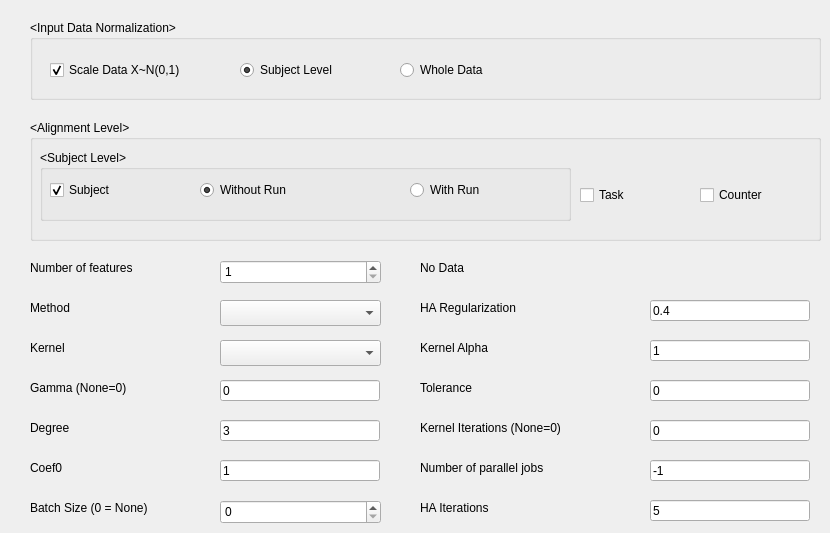
   <widget class="QWidget" name="tab_2">
    <attribute name="title">
     <string>Parameters</string>
    </attribute>
    <widget class="QGroupBox" name="groupBox">
     <property name="geometry">
      <rect>
       <x>30</x>
       <y>20</y>
       <width>791</width>
       <height>80</height>
      </rect>
     </property>
     <property name="title">
      <string>&lt;Input Data Normalization&gt;</string>
     </property>
     <widget class="QCheckBox" name="cbScale">
      <property name="geometry">
       <rect>
        <x>20</x>
        <y>40</y>
        <width>191</width>
        <height>20</height>
       </rect>
      </property>
      <property name="text">
       <string>Scale Data X~N(0,1)</string>
      </property>
      <property name="checked">
       <bool>true</bool>
      </property>
     </widget>
     <widget class="QRadioButton" name="rbScale">
      <property name="geometry">
       <rect>
        <x>210</x>
        <y>40</y>
        <width>161</width>
        <height>20</height>
       </rect>
      </property>
      <property name="text">
       <string>Subject Level</string>
      </property>
      <property name="checked">
       <bool>true</bool>
      </property>
     </widget>
     <widget class="QRadioButton" name="radioButton">
      <property name="geometry">
       <rect>
        <x>370</x>
        <y>40</y>
        <width>131</width>
        <height>20</height>
       </rect>
      </property>
      <property name="text">
       <string>Whole Data</string>
      </property>
     </widget>
    </widget>
    <widget class="QGroupBox" name="groupBox_2">
     <property name="geometry">
      <rect>
       <x>30</x>
       <y>120</y>
       <width>791</width>
       <height>121</height>
      </rect>
     </property>
     <property name="title">
      <string>&lt;Alignment Level&gt;</string>
     </property>
     <widget class="QCheckBox" name="cbFTask">
      <property name="geometry">
       <rect>
        <x>550</x>
        <y>65</y>
        <width>111</width>
        <height>20</height>
       </rect>
      </property>
      <property name="text">
       <string>Task</string>
      </property>
     </widget>
     <widget class="QCheckBox" name="cbFCounter">
      <property name="geometry">
       <rect>
        <x>670</x>
        <y>65</y>
        <width>111</width>
        <height>20</height>
       </rect>
      </property>
      <property name="text">
       <string>Counter</string>
      </property>
     </widget>
     <widget class="QGroupBox" name="groupBox_3">
      <property name="geometry">
       <rect>
        <x>10</x>
        <y>30</y>
        <width>531</width>
        <height>71</height>
       </rect>
      </property>
      <property name="title">
       <string>&lt;Subject Level&gt;</string>
      </property>
      <widget class="QCheckBox" name="cbFSubject">
       <property name="geometry">
        <rect>
         <x>10</x>
         <y>30</y>
         <width>130</width>
         <height>20</height>
        </rect>
       </property>
       <property name="text">
        <string>Subject</string>
       </property>
       <property name="checked">
        <bool>true</bool>
       </property>
      </widget>
      <widget class="QRadioButton" name="radioButton_2">
       <property name="geometry">
        <rect>
         <x>160</x>
         <y>30</y>
         <width>201</width>
         <height>20</height>
        </rect>
       </property>
       <property name="text">
        <string>Without Run</string>
       </property>
       <property name="checked">
        <bool>true</bool>
       </property>
      </widget>
      <widget class="QRadioButton" name="rbFRun">
       <property name="geometry">
        <rect>
         <x>370</x>
         <y>30</y>
         <width>141</width>
         <height>20</height>
        </rect>
       </property>
       <property name="text">
        <string>With Run</string>
       </property>
      </widget>
     </widget>
    </widget>
    <widget class="QLabel" name="label_11">
     <property name="geometry">
      <rect>
       <x>420</x>
       <y>300</y>
       <width>221</width>
       <height>16</height>
      </rect>
     </property>
     <property name="text">
      <string>HA Regularization</string>
     </property>
    </widget>
    <widget class="QLineEdit" name="txtRegularization">
     <property name="geometry">
      <rect>
       <x>650</x>
       <y>300</y>
       <width>160</width>
       <height>21</height>
      </rect>
     </property>
     <property name="text">
      <string>0.4</string>
     </property>
    </widget>
    <widget class="QLabel" name="lblFeaNum">
     <property name="geometry">
      <rect>
       <x>420</x>
       <y>260</y>
       <width>191</width>
       <height>16</height>
      </rect>
     </property>
     <property name="text">
      <string>No Data</string>
     </property>
    </widget>
    <widget class="QLabel" name="label_4">
     <property name="geometry">
      <rect>
       <x>30</x>
       <y>260</y>
       <width>221</width>
       <height>16</height>
      </rect>
     </property>
     <property name="text">
      <string>Number of features</string>
     </property>
    </widget>
    <widget class="QSpinBox" name="txtNumFea">
     <property name="geometry">
      <rect>
       <x>220</x>
       <y>260</y>
       <width>161</width>
       <height>24</height>
      </rect>
     </property>
     <property name="minimum">
      <number>1</number>
     </property>
    </widget>
    <widget class="QComboBox" name="cbMethod">
     <property name="geometry">
      <rect>
       <x>220</x>
       <y>300</y>
       <width>161</width>
       <height>26</height>
      </rect>
     </property>
    </widget>
    <widget class="QLabel" name="label_21">
     <property name="geometry">
      <rect>
       <x>30</x>
       <y>300</y>
       <width>231</width>
       <height>16</height>
      </rect>
     </property>
     <property name="text">
      <string>Method</string>
     </property>
    </widget>
    <widget class="QComboBox" name="cbKernel">
     <property name="geometry">
      <rect>
       <x>220</x>
       <y>340</y>
       <width>161</width>
       <height>26</height>
      </rect>
     </property>
    </widget>
    <widget class="QLineEdit" name="txtCoef0">
     <property name="geometry">
      <rect>
       <x>220</x>
       <y>460</y>
       <width>160</width>
       <height>21</height>
      </rect>
     </property>
     <property name="text">
      <string>1</string>
     </property>
    </widget>
    <widget class="QLineEdit" name="txtDegree">
     <property name="geometry">
      <rect>
       <x>220</x>
       <y>420</y>
       <width>160</width>
       <height>21</height>
      </rect>
     </property>
     <property name="text">
      <string>3</string>
     </property>
    </widget>
    <widget class="QLabel" name="label_14">
     <property name="geometry">
      <rect>
       <x>30</x>
       <y>380</y>
       <width>221</width>
       <height>16</height>
      </rect>
     </property>
     <property name="text">
      <string>Gamma (None=0)</string>
     </property>
    </widget>
    <widget class="QLabel" name="label_18">
     <property name="geometry">
      <rect>
       <x>30</x>
       <y>340</y>
       <width>231</width>
       <height>16</height>
      </rect>
     </property>
     <property name="text">
      <string>Kernel</string>
     </property>
    </widget>
    <widget class="QLineEdit" name="txtGamma">
     <property name="geometry">
      <rect>
       <x>220</x>
       <y>380</y>
       <width>160</width>
       <height>21</height>
      </rect>
     </property>
     <property name="text">
      <string>0</string>
     </property>
    </widget>
    <widget class="QLabel" name="label_20">
     <property name="geometry">
      <rect>
       <x>30</x>
       <y>460</y>
       <width>231</width>
       <height>16</height>
      </rect>
     </property>
     <property name="text">
      <string>Coef0</string>
     </property>
    </widget>
    <widget class="QLabel" name="label_15">
     <property name="geometry">
      <rect>
       <x>30</x>
       <y>420</y>
       <width>231</width>
       <height>16</height>
      </rect>
     </property>
     <property name="text">
      <string>Degree</string>
     </property>
    </widget>
    <widget class="QLabel" name="label_13">
     <property name="geometry">
      <rect>
       <x>420</x>
       <y>460</y>
       <width>231</width>
       <height>16</height>
      </rect>
     </property>
     <property name="text">
      <string>Number of parallel jobs</string>
     </property>
    </widget>
    <widget class="QLabel" name="label_19">
     <property name="geometry">
      <rect>
       <x>420</x>
       <y>380</y>
       <width>221</width>
       <height>16</height>
      </rect>
     </property>
     <property name="text">
      <string>Tolerance</string>
     </property>
    </widget>
    <widget class="QLabel" name="label_16">
     <property name="geometry">
      <rect>
       <x>420</x>
       <y>340</y>
       <width>231</width>
       <height>16</height>
      </rect>
     </property>
     <property name="text">
      <string>Kernel Alpha</string>
     </property>
    </widget>
    <widget class="QLineEdit" name="txtTole">
     <property name="geometry">
      <rect>
       <x>650</x>
       <y>380</y>
       <width>160</width>
       <height>21</height>
      </rect>
     </property>
     <property name="text">
      <string>0</string>
     </property>
    </widget>
    <widget class="QLineEdit" name="txtMaxIter">
     <property name="geometry">
      <rect>
       <x>650</x>
       <y>420</y>
       <width>160</width>
       <height>21</height>
      </rect>
     </property>
     <property name="text">
      <string>0</string>
     </property>
    </widget>
    <widget class="QLabel" name="label_22">
     <property name="geometry">
      <rect>
       <x>420</x>
       <y>420</y>
       <width>231</width>
       <height>16</height>
      </rect>
     </property>
     <property name="text">
      <string>Kernel Iterations (None=0)</string>
     </property>
    </widget>
    <widget class="QLineEdit" name="txtJobs">
     <property name="geometry">
      <rect>
       <x>650</x>
       <y>460</y>
       <width>160</width>
       <height>21</height>
      </rect>
     </property>
     <property name="text">
      <string>-1</string>
     </property>
    </widget>
    <widget class="QSpinBox" name="txtBatch">
     <property name="geometry">
      <rect>
       <x>220</x>
       <y>500</y>
       <width>161</width>
       <height>24</height>
      </rect>
     </property>
     <property name="minimum">
      <number>0</number>
     </property>
     <property name="maximum">
      <number>999999999</number>
     </property>
     <property name="value">
      <number>0</number>
     </property>
    </widget>
    <widget class="QLineEdit" name="txtAlpha">
     <property name="geometry">
      <rect>
       <x>650</x>
       <y>340</y>
       <width>160</width>
       <height>21</height>
      </rect>
     </property>
     <property name="text">
      <string>1</string>
     </property>
    </widget>
    <widget class="QLabel" name="label_23">
     <property name="geometry">
      <rect>
       <x>30</x>
       <y>500</y>
       <width>171</width>
       <height>16</height>
      </rect>
     </property>
     <property name="text">
      <string>Batch Size (0 = None) </string>
     </property>
    </widget>
    <widget class="QLineEdit" name="txtIter">
     <property name="geometry">
      <rect>
       <x>650</x>
       <y>500</y>
       <width>160</width>
       <height>21</height>
      </rect>
     </property>
     <property name="text">
      <string>5</string>
     </property>
    </widget>
    <widget class="QLabel" name="label_24">
     <property name="geometry">
      <rect>
       <x>420</x>
       <y>500</y>
       <width>231</width>
       <height>16</height>
      </rect>
     </property>
     <property name="text">
      <string>HA Iterations</string>
     </property>
    </widget>
   </widget>
